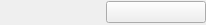
<?xml version="1.0" encoding="UTF-8"?>
<ui version="4.0">
 <class>zchxVideoTermColorSettingWidget</class>
 <widget class="QWidget" name="zchxVideoTermColorSettingWidget">
  <property name="geometry">
   <rect>
    <x>0</x>
    <y>0</y>
    <width>206</width>
    <height>25</height>
   </rect>
  </property>
  <property name="sizePolicy">
   <sizepolicy hsizetype="Preferred" vsizetype="Fixed">
    <horstretch>0</horstretch>
    <verstretch>0</verstretch>
   </sizepolicy>
  </property>
  <property name="windowTitle">
   <string>Form</string>
  </property>
  <property name="styleSheet">
   <string notr="true"/>
  </property>
  <layout class="QHBoxLayout" name="horizontalLayout">
   <property name="leftMargin">
    <number>0</number>
   </property>
   <property name="topMargin">
    <number>1</number>
   </property>
   <property name="rightMargin">
    <number>0</number>
   </property>
   <property name="bottomMargin">
    <number>1</number>
   </property>
   <item>
    <widget class="QLabel" name="term_name">
     <property name="text">
      <string/>
     </property>
    </widget>
   </item>
   <item>
    <widget class="QPushButton" name="color_sel_btn">
     <property name="autoFillBackground">
      <bool>true</bool>
     </property>
     <property name="text">
      <string/>
     </property>
     <property name="default">
      <bool>false</bool>
     </property>
     <property name="flat">
      <bool>false</bool>
     </property>
    </widget>
   </item>
  </layout>
 </widget>
 <resources/>
 <connections/>
</ui>
